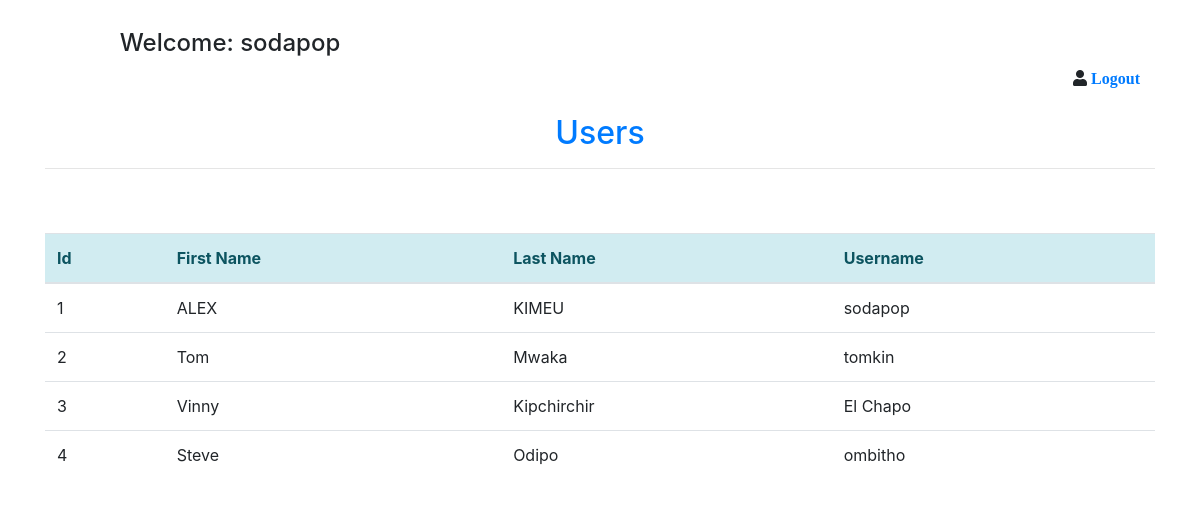
Screenshot of /dashboard.php (signed in) with the database file from the repository.
### tables this page shows
CREATE TABLE `tblusers` (
  `ID` int(11) NOT NULL,
  `FirstName` varchar(100) NOT NULL,
  `LastName` varchar(100) NOT NULL,
  `Username` varchar(100) NOT NULL,
  `Password` varchar(100) NOT NULL
);

### dashboard.php (the view, shortened to what this page needs)
<?php
include 'includes/connect.php';
if(strlen($_SESSION['alogin'])== 0){
echo "<script> alert('Kindly, Log in First!');</script>";
header('location: login.php');
}else{
?>
<!DOCTYPE html>
<html>
    <head><title>Dashboard</title>
    <link href="css/bootstrap.min.css" rel="stylesheet" type="text/css" />
    <link rel="stylesheet" href="https://use.fontawesome.com/releases/v5.3.1/css/all.css">
    </head>
        <body>
            <main>
            <div class="container">
                <div class="col-md-4" align="center">
                <h4 class="text-center">
                    <br>
                   Welcome: <?php echo $_SESSION['alogin'];?>
                </h4>
                </div>
                <div class="col-md-12" align="right">
                <i class="fa fa-user">&nbsp;<a href="logout.php">Logout</a></i>
                </div>
                <div class="page-header">
                    <br>
                    <h2 class="text-center text-primary">Users</h2>
                    <hr>
                    <br><br>
                </div>
                <?php
                $sql = "SELECT * FROM tblusers ";
                $query = mysqli_query($con, $sql);
                echo "<table class='table table-hover'>
                <thead class='alert-info'>
                <th>Id</th>
                <th>First Name</th><th>Last Name</th><th>Username</th></thead>";
                while($row=mysqli_fetch_assoc($query)){
                echo "<tr><td>".$row['ID']."</td><td>".$row['FirstName']."</td><td>"
                .$row['LastName']."</td><td>".$row['Username']."</td></tr>";
                }
                ?>
</div>
</body>
</html>
<?php } ?>

### rows the page displays
tblusers: ID "1", FirstName "ALEX", LastName "KIMEU", Username "sodapop"
tblusers: ID "2", FirstName "Tom", LastName "Mwaka", Username "tomkin"
tblusers: ID "3", FirstName "Vinny", LastName "Kipchirchir", Username "El Chapo"
tblusers: ID "4", FirstName "Steve", LastName "Odipo", Username "ombitho"

### other values shown
$_SESSION['alogin'] "sodapop"
